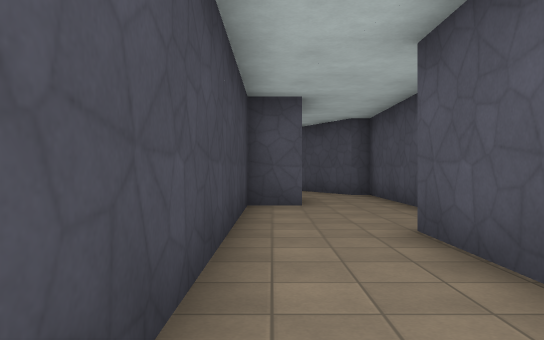
View 1 (above)

12 first-person views from a walk through a level from a Godot 3-D game. The camera is 1.3 m above the floor, looks level and sees 70° across. The floor is counted in squares, 2 m on a side. Each view is taken from the middle of a square. On the plan, view 1 faces up. The plan holds only what a view shows up to about 11 squares ahead; the rest is blank. Surface patterns are stand-ins for the level's own textures.

View 2
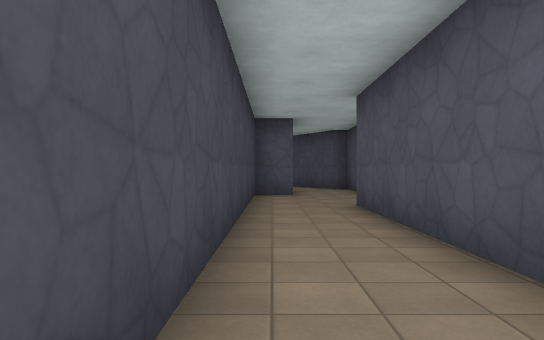

View 3
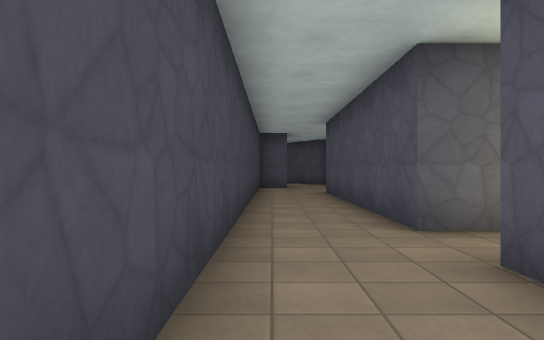

View 4
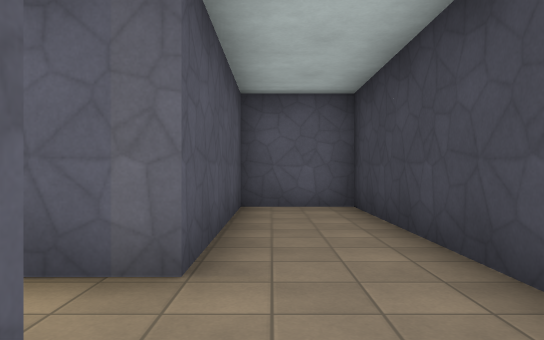

View 5
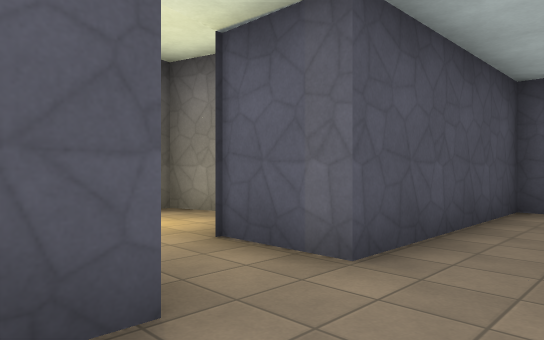

View 6
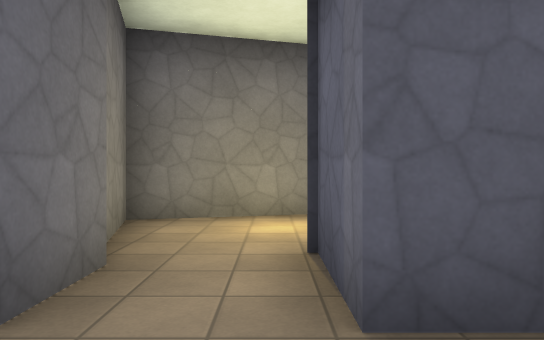

View 7
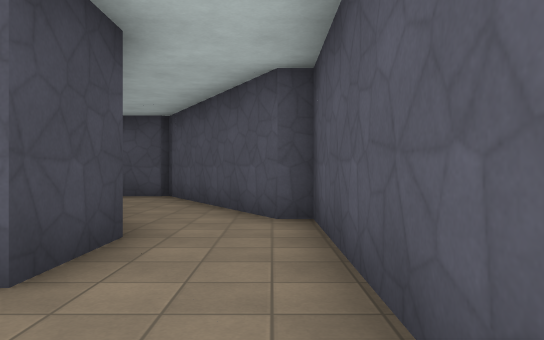

View 8
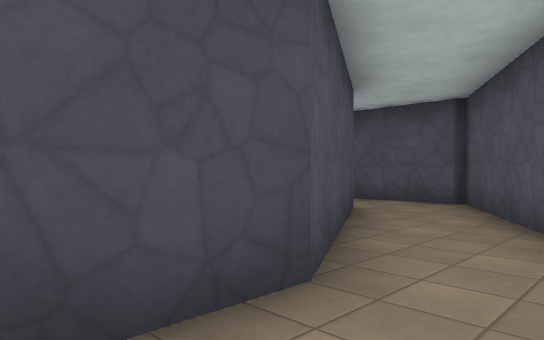

View 9
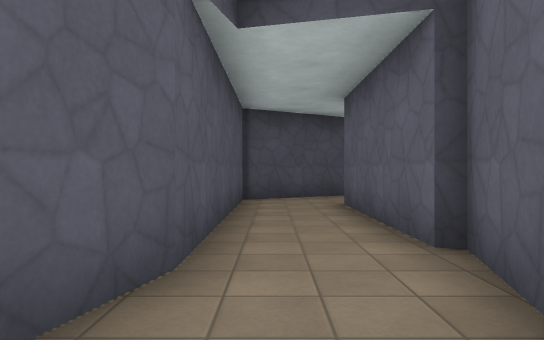

View 10
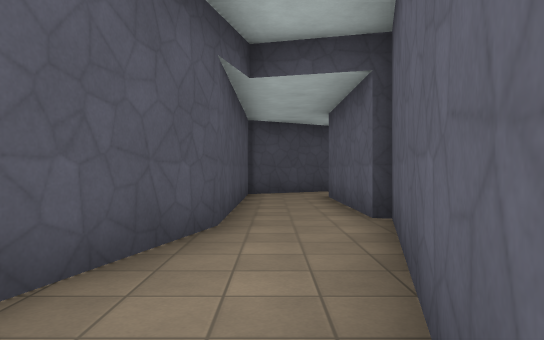

View 11
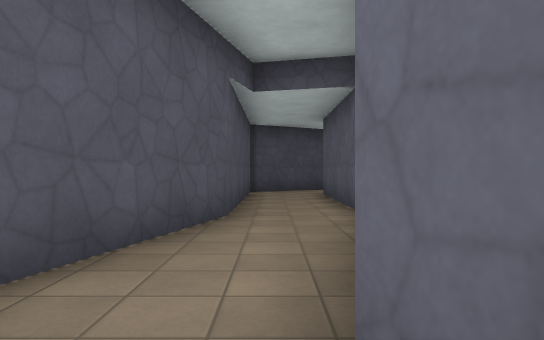

View 12
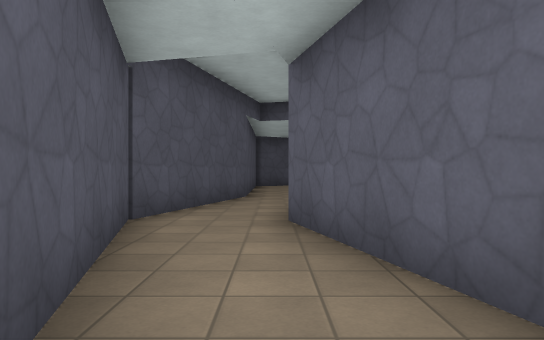

### Floor plan
Key: @ floor where view 1 was taken; # wall or solid block; . floor.
Columns run from 16 left of view 1 to 6 right of it. Each row starts with its distance up from view 1.
 16   #######
 15  ##.....#########
 14 ................##
 13  .#######........#
 12         #######..##
 11               ##..##
 10                #...#
  9                ##..#
  8                ##..#
  7                #...#
  6                #...#
  5                #...
  4                #..#
  3                #..#
  2                #..#
  1                #..#
  0                #@.#
 -1                #..#
 -2                #..#####
 -3                #......#
 -4                #......#
 -5                #..##..#
 -6                #..#  ##
 -7                #..#
 -8                #..#
 -9                ####

Positions as (right, up) in squares from view 1, and headings:
1: (0, 0), facing up
2: (0, -3), facing up
3: (0, -7), facing up
4: (1, -2), facing down
5: (0, -2), facing down-right
6: (0, -4), facing right
7: (2, 5), facing up
8: (2, 7), facing up-left
9: (-9, 14), facing right
10: (-11, 14), facing right
11: (-12, 14), facing right
12: (-16, 14), facing right
